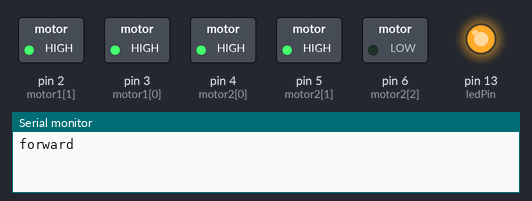
The sketch below on a simulated Arduino Mega 2560, built with avr-gcc and run on an emulated ATmega2560. On the bench: switched loads named in the sketch (green lamp = pin HIGH), output pins drawn as LEDs (lit = HIGH), the last lines printed to the serial monitor. Pins used as bus, display or sensor lines are not drawn.

Above: at 1.5 s.
At 6.5 s:
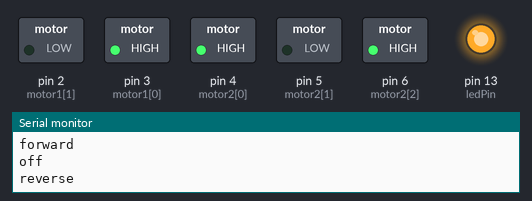
At 9.0 s:
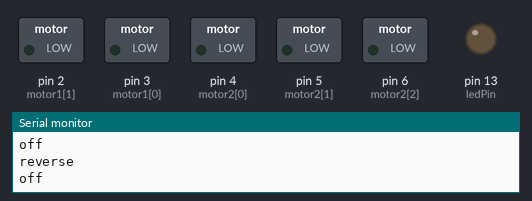
Timing chart, 0 to 13.0 s (numbered marks = the images above):
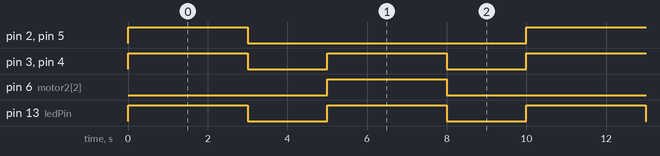

The sketch:

encoder_test_1.ino
```cpp
//Pins
int motor1[] = {3,2,1}; //en3,forward2,reverse1
int motor2[] = {4,5,6};//en4,forward5,reverse6
int encoderA_M1 = A7;
int encoderB_M1 = A6;
int encoderA_M2 = A8;
int encoderB_M2 = A9;
int ledPin = 13;

//motor variables and functions
int speed = 0;
void forward();
void reverse();
void off();

//encoder varibles and functions
//variables to track pulses
int pulses_M1 = 0;
int pulses_M2 = 0;
//variable to print pulses when pulse changes
int pulsesChanged_M1 = 0;
int pulsesChanged_M2 = 0;
//function to print pulses to serial monitor
void pulsePrint(int,int);
//encoder change code (x4)
void A_CHANGE_M1();
void B_CHANGE_M1();
void A_CHANGE_M2();
void B_CHANGE_M2();

void setup() {
  Serial.begin(9600);
  //Motors
  int i;
  for (i = 0; i<3; i++){
    pinMode (motor1[i], OUTPUT);
    pinMode (motor2[i],OUTPUT);
  }
  //LED
  pinMode(ledPin,OUTPUT);
  //encoder
  pinMode(encoderA_M1, INPUT);
  pinMode(encoderB_M1, INPUT);
  pinMode(encoderA_M2, INPUT);
  pinMode(encoderB_M2, INPUT);
  //encoder interrupt code
  attachInterrupt(digitalPinToInterrupt(encoderA_M1),A_CHANGE_M1,CHANGE);
  attachInterrupt(digitalPinToInterrupt(encoderB_M1),B_CHANGE_M1,CHANGE);
  attachInterrupt(digitalPinToInterrupt(encoderA_M2),A_CHANGE_M2,CHANGE);
  attachInterrupt(digitalPinToInterrupt(encoderB_M2),B_CHANGE_M2,CHANGE);
}

void loop() {
  pulsePrint(pulsesChanged_M1,pulses_M1);
  pulsePrint(pulsesChanged_M2,pulses_M2);
  digitalWrite(ledPin,HIGH);
  forward();
  delay(3000);
  digitalWrite(ledPin,LOW);
  off();
  delay(2000);
  digitalWrite(ledPin,HIGH);
  reverse();
  delay(3000);
  digitalWrite(ledPin,LOW);
  off();
  delay(2000);
}

void forward(){
   Serial.println("forward");
   speed = 255;
   analogWrite(motor1[0], speed);
   digitalWrite(motor1[1], HIGH);
   digitalWrite(motor1[2], LOW);
   analogWrite(motor2[0], speed);
   digitalWrite(motor2[1], HIGH);
   digitalWrite(motor2[2], LOW);
}

void reverse(){
  Serial.println("reverse");
  speed = 255;
  analogWrite(motor1[0], speed);
  digitalWrite(motor1[1], LOW);
  digitalWrite(motor1[2], HIGH);
  analogWrite(motor2[0], speed);
  digitalWrite(motor2[1], LOW);
  digitalWrite(motor2[2], HIGH);
}

void off(){
  Serial.println("off");
  speed = 0;
  analogWrite(motor1[0],speed);
  digitalWrite(motor1[1], LOW);
  digitalWrite(motor1[2], LOW);
  analogWrite(motor2[0],speed);
  digitalWrite(motor2[1], LOW);
  digitalWrite(motor2[2], LOW);
}

void A_CHANGE_M1(){
  if( digitalRead(encoderB_M1) == 0 ) {
    if ( digitalRead(encoderA_M1) == 0 ) {
      // A fell, B is low
      pulses_M1--; // moving reverse
    }
    else {
      // A rose, B is low
      pulses_M1++; // moving forward
    }
  }
  else {
    if ( digitalRead(encoderA_M1) == 0 ) {
      // B fell, A is high
      pulses_M1++; // moving reverse
    } else {
      // B rose, A is high
      pulses_M1--; // moving forward
    }
  }
  pulsesChanged_M1 = 1;
}

void B_CHANGE_M1(){
  if ( digitalRead(encoderA_M1) == 0 ) {
    if ( digitalRead(encoderB_M1) == 0 ) {
      // B fell, A is low
      pulses_M1++; // moving forward
    } else {
      // B rose, A is low
      pulses_M1--; // moving reverse
    }
 }
 else {
    if ( digitalRead(encoderB_M1) == 0 ) {
      // B fell, A is high
      pulses_M1--; // moving reverse
    } else {
      // B rose, A is high
      pulses_M1++; // moving forward
    }
  }
  pulsesChanged_M1 = 1;
}

void A_CHANGE_M2(){
  if( digitalRead(encoderB_M2) == 0 ) {
    if ( digitalRead(encoderA_M2) == 0 ) {
      // A fell, B is low
      pulses_M2--; // moving reverse
    }
    else {
      // A rose, B is low
      pulses_M2++; // moving forward
    }
  }
  else {
    if ( digitalRead(encoderA_M2) == 0 ) {
      // B fell, A is high
      pulses_M2++; // moving reverse
    } else {
      // B rose, A is high
      pulses_M2--; // moving forward
    }
  }
  pulsesChanged_M2 = 1;
}

void B_CHANGE_M2(){
  if ( digitalRead(encoderA_M2) == 0 ) {
    if ( digitalRead(encoderB_M2) == 0 ) {
      // B fell, A is low
      pulses_M2++; // moving forward
    } else {
      // B rose, A is low
      pulses_M2--; // moving reverse
    }
 }
 else {
    if ( digitalRead(encoderB_M2) == 0 ) {
      // B fell, A is high
      pulses_M2--; // moving reverse
    } else {
      // B rose, A is high
      pulses_M2++; // moving forward
    }
  }
  pulsesChanged_M2 = 1;
}

void pulsePrint(int pulsesChanged,int pulses){ //prints pulses
    if (pulsesChanged != 0) {
    pulsesChanged = 0;
    Serial.println(pulses);
  }
}
```

Measured:
- by itself, pin 2 (motor1[1]), pin 5 (motor2[1]), pin 6 (motor2[2]): alternates HIGH for 3.0 s and LOW for 7.0 s
- by itself, pin 3 (motor1[0]), pin 4 (motor2[0]), pin 13 (ledPin): alternates HIGH for 3.0 s and LOW for 2.0 s
- by itself, everything shown: repeats every 10.0 s, in 4 steps
